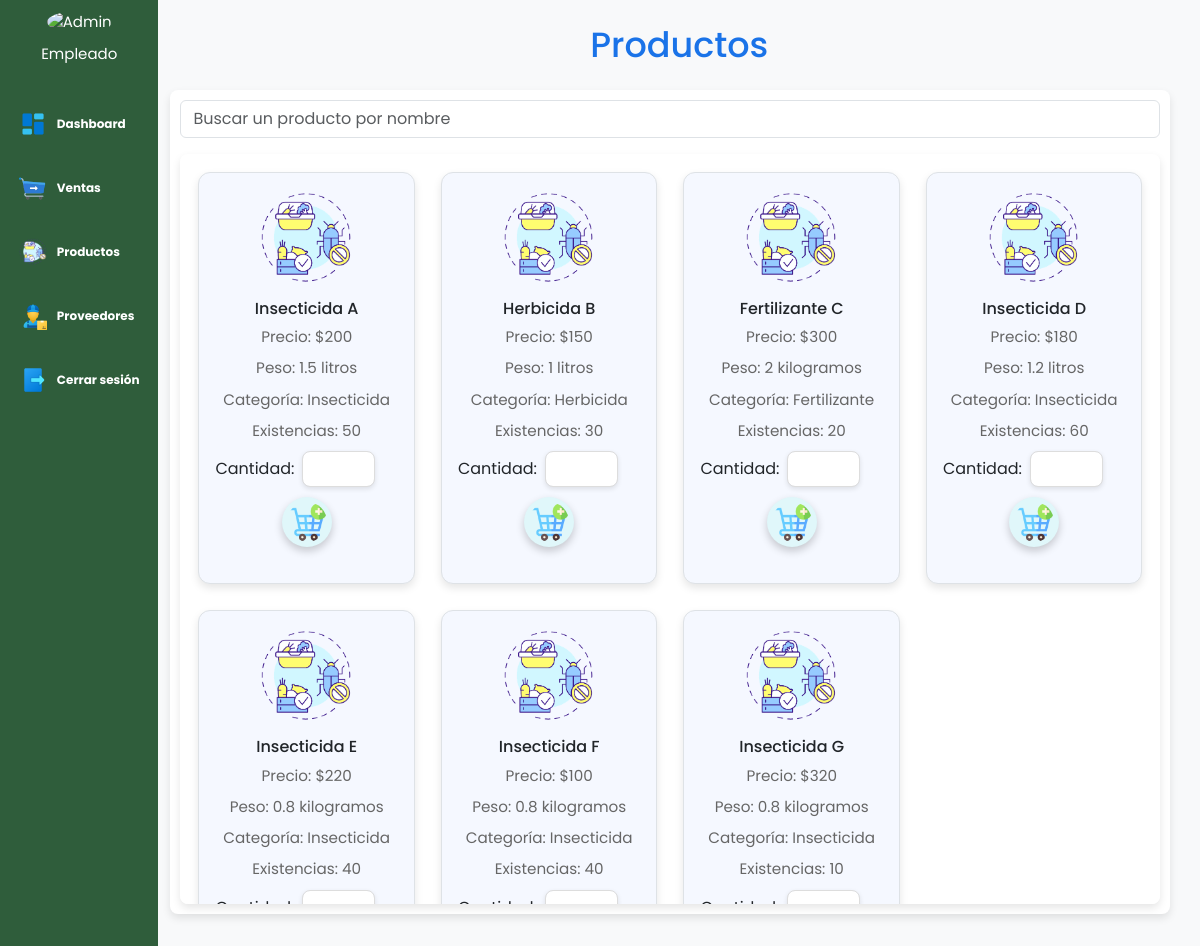
Screenshot of /Static/View/Empleado/VentaProducto.php?accion=editar&id=0001 (signed in) with the database file from the repository.
### tables this page shows
create table producto(
	folio int(4) zerofill primary key auto_increment,
	nombreProd varchar(60),
    tipo varchar(100) not null,
    unidadM varchar(15) not null,
    existencia int not null,
	peso float not null,
    descripcion text,
    precio float not null,
    urlImagen varchar(100) not null,
    idProveedor int unsigned,
    foreign key(idProveedor) references proveedor(idProveedor) on delete set null on update cascade
);

### Static/controller/ControllerEmpleado/Productos.php (called while the page is built, shortened)
<?php
    include($_SERVER['DOCUMENT_ROOT'].'/SolucionesWeb/Static/Controller/Connect/Db.php');
    include($_SERVER['DOCUMENT_ROOT'].'/SolucionesWeb/Static/Model/ModelEmpleado/Producto.php');
?>
<?php
    function solicitarProductos($conn) {
        $Producto = new Producto($conn);
        return $Producto->obtenerProductos();
    }
?>

### Static/model/ModelEmpleado/Producto.php (called while the page is built, shortened)
<?php
class Producto {
    private $conn;
    public function __construct($conn) {
        $this->conn = $conn;
    }
    public function obtenerProductos() {
        $sql = "SELECT * FROM producto";
        $resultado = mysqli_query($this->conn, $sql);
        $productos = [];
        while ($fila = $resultado->fetch_assoc()) {
            $productos[] = $fila;
        }
        return $productos;
    }
}
?>

### Static/view/Empleado/VentaProducto.php (the view, shortened to what this page needs)
<?php include 'HeaderE.php'; ?>
<?php include '../../Controller/Connect/Db.php'; ?>
<?php include '../../Controller/ControllerEmpleado/Productos.php'; ?>
<?php include '../../Controller/ControllerEmpleado/Proveedores.php'; ?>
<?php
    if (isset($_GET['accion']) && $_GET['accion'] == 'editar') {
        $idVenta = isset($_GET['id']) ? $_GET['id'] : null;
    }
?>
<!DOCTYPE html>
<html lang="es">
<head>
    <link href="https://cdn.jsdelivr.net/npm/bootstrap@5.3.3/dist/css/bootstrap.min.css" rel="stylesheet">
    <link rel="stylesheet" href="/SolucionesWeb/Static/Css/ventaProducto.css">
</head>
<body>
    <div class="container-fluid">
        <div class="titulo text-center my-4">
            <h1>Productos</h1>
        </div>
        <div class="contenedorProductos">
            <div class="busqueda mb-3">
                <input type="text" id="busqueda" placeholder="Buscar un producto por nombre" class="form-control" oninput="filtrarProductos(this.value)">
            </div>
            <div class="product-grid">
                <div class="product-list">
                    <?php
                    $productos = solicitarProductos($conn);
                    foreach ($productos as $producto) {
                        echo "
                        <div class='product-card p-3 m-2 border'>
                            <img src='/SolucionesWeb/Static/Img/Productos/{$producto['urlImagen']}' alt='Producto' class='img-fluid'>
                            <h5>{$producto['nombreProd']}</h5>
                            <p>Precio: \${$producto['precio']}</p>
                            <p>Peso: {$producto['peso']} {$producto['unidadM']}</p>
                            <p>Categoría: {$producto['tipo']}</p>
                            <p>Existencias: {$producto['existencia']}</p>
                            <div id='error-{$producto['folio']}' class='alert alert-danger' style='display: none;'>Por favor, ingresa una cantidad válida.</div>
                            <form method='get' action='/SolucionesWeb/Static/Controller/ControllerEmpleado/Ventas.php' onsubmit='return validarCantidad(\"{$producto['folio']}\")'>
                                <input type='hidden' name='idVenta' value='{$idVenta}'>
                                <input type='hidden' name='folioProducto' value='{$producto['folio']}'>
                                <div style='display: flex; align-items: center;'>
                                    <label for='cantidad' style='margin-right: 8px;'>Cantidad:</label>
                                    <input type='tel' id='cantidad-{$producto['folio']}' name='cantidad' class='form-control canti'>
                                </div>
                                <input type='hidden' name='precio' value='{$producto['precio']}'>
                                <button type='submit'>
                                    <img src='/SolucionesWeb/Static/Img/carrito.png' class='icono'>
                                </button>
                            </form>
                        </div>";
                    }
                    ?>
                </div>
            </div>
        </div>
    </div>
</body>
</html>

### Static/css/dashboard.css (style rules this page uses)
html { height: 100%; }
body { margin: 0; font-family: 'Arial', sans-serif; display: flex; height: 100vh; }

### Static/css/ventaProducto.css (style rules this page uses)
body { font-family: 'Poppins', sans-serif; background-color: #f8f9fa; margin: 0; padding: 0; }
*, *::before, *::after { box-sizing: border-box; }
h1, h2 { text-align: center; color: #1a73e8; font-family: 'Poppins', sans-serif; margin: 10px 0; }
h1 { font-size: 35px; }
.contenedorProductos { width: 100%; max-width: 1000px; background: #fff; padding: 10px; border-radius: 8px; box-shadow: 0 4px 8px rgba(0, 0, 0, 0.1); max-height: 830px; }
.busqueda { margin-bottom: 15px; position: relative; }
.product-grid { background: #fff; padding: 10px; border-radius: 8px; box-shadow: 0 4px 8px rgba(0, 0, 0, 0.1); max-height: 750px; overflow-y: auto; }
.product-list { display: grid; gap: 10px; grid-template-columns: repeat(auto-fill, minmax(200px, 1fr)); }
@media (min-width: 1024px) { .product-list { grid-template-columns: repeat(4, 1fr); } }
.product-card { background: rgb(245, 248, 255); border: 1px solid #ddd; border-radius: 12px; padding: 10px; text-align: center; box-shadow: 0 4px 8px rgba(0, 0, 0, 0.1); transition: transform 0.3s ease, box-shadow 0.3s ease, background-color 0.3s ease; margin: 10px; }
.product-card p { font-size: 0.95em; color: #666; line-height: 1.4; margin-bottom: 10px; }
.product-card img { max-height: 100px; object-fit: cover; margin-bottom: 10px; }
.product-card h5 { font-size: 1rem; margin-bottom: 8px; }
.canti { width: 40%; padding: 5px; font-size: 1rem; text-align: center; border: 1px solid #ddd; border-radius: 8px; box-shadow: 0 2px 5px rgba(0, 0, 0, 0.1); transition: transform 0.3s ease, box-shadow 0.3s ease; outline: none; }
.icono { width: 50px; height: 50px; transition: transform 0.3s ease, box-shadow 0.3s ease; border-radius: 50%; background-color: #e0f7fa; padding: 5px; box-shadow: 0 4px 8px rgba(0, 0, 0, 0.2); }
button[type='submit'] { border: none; outline: none; font-size: 1rem; padding: 10px 20px; border-radius: 8px; cursor: pointer; background-color: transparent; transition: transform 0.3s ease, box-shadow 0.3s ease; }

### rows the page displays
producto: urlImagen (picture), nombreProd "Insecticida A", precio "200", peso "1.5", unidadM "litros", tipo "Insecticida", existencia "50"
producto: urlImagen (picture), nombreProd "Herbicida B", precio "150", peso "1", unidadM "litros", tipo "Herbicida", existencia "30"
producto: urlImagen (picture), nombreProd "Fertilizante C", precio "300", peso "2", unidadM "kilogramos", tipo "Fertilizante", existencia "20"
producto: urlImagen (picture), nombreProd "Insecticida D", precio "180", peso "1.2", unidadM "litros", tipo "Insecticida", existencia "60"
producto: urlImagen (picture), nombreProd "Insecticida E", precio "220", peso "0.8", unidadM "kilogramos", tipo "Insecticida", existencia "40"
producto: urlImagen (picture), nombreProd "Insecticida F", precio "100", peso "0.8", unidadM "kilogramos", tipo "Insecticida", existencia "40"
producto: urlImagen (picture), nombreProd "Insecticida G", precio "320", peso "0.8", unidadM "kilogramos", tipo "Insecticida", existencia "10"
